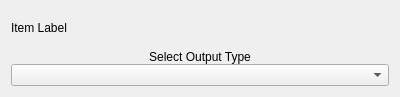
<?xml version="1.0" encoding="UTF-8"?>
<ui version="4.0">
 <class>OutputSelectType</class>
 <widget class="QWidget" name="OutputSelectType">
  <property name="geometry">
   <rect>
    <x>0</x>
    <y>0</y>
    <width>400</width>
    <height>97</height>
   </rect>
  </property>
  <property name="sizePolicy">
   <sizepolicy hsizetype="Maximum" vsizetype="Maximum">
    <horstretch>0</horstretch>
    <verstretch>0</verstretch>
   </sizepolicy>
  </property>
  <property name="windowTitle">
   <string>outputSelectType</string>
  </property>
  <layout class="QVBoxLayout" name="verticalLayout">
   <item>
    <widget class="QLabel" name="itemLabel">
     <property name="text">
      <string>Item Label</string>
     </property>
    </widget>
   </item>
   <item>
    <layout class="QVBoxLayout" name="vLayout">
     <property name="spacing">
      <number>0</number>
     </property>
     <item>
      <widget class="QLabel" name="label">
       <property name="text">
        <string>Select Output Type</string>
       </property>
       <property name="alignment">
        <set>Qt::AlignCenter</set>
       </property>
      </widget>
     </item>
     <item>
      <widget class="QComboBox" name="typeComboBox">
       <property name="sizePolicy">
        <sizepolicy hsizetype="Minimum" vsizetype="Fixed">
         <horstretch>0</horstretch>
         <verstretch>0</verstretch>
        </sizepolicy>
       </property>
      </widget>
     </item>
    </layout>
   </item>
  </layout>
 </widget>
 <resources/>
 <connections/>
</ui>
